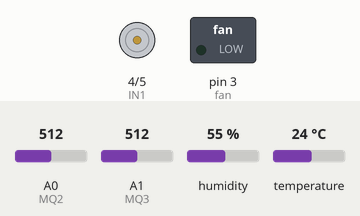
Bench run of a sketch on a simulated Arduino Uno, built with avr-gcc and run on an emulated ATmega328P. On the bench: motor-driver pin pairs drawn as motors (green arrow = first pin HIGH = forward, orange = second pin HIGH = backward, longer = more drive), switched loads named in the sketch (green lamp = pin HIGH). Inputs (shaded band) come from the test bench; at power-on: A0 (MQ2) = 512, A1 (MQ3) = 512, humidity 55 %, temperature 24 °C. What the sketch prints to the serial monitor is not drawn.

Above: at 21.6 s.
Timing chart, 0 to 27.2 s (numbered marks = the images above):
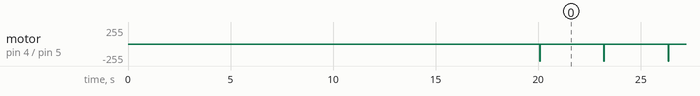

Measured:
- by itself, motor on pin 4 (IN1) / pin 5 (IN2): alternates backward 255/255 for 0.02 s and stopped for 3.1 s

The sketch:

IPC067.ino
```cpp
// (licence header left out)
// We will use 2 pins for sending Signals
/*
 * IN1 IN2 - DATA
 *  0   0    No Data
 *  1   0    Smoke Sence
 *  0   1    Alcohol Sence
 *  1   1    Fire Sence
 */

// Supporting Libraries
#include <dht.h>

dht DHT;
#define dht11Pin 2
#define fan 3
#define MQ2 A0 // #define MQ2 (0)
#define MQ3 A1

#define IN1 4
#define IN2 5

#define Sober 120
#define Drunk 400

float sensorValue1;
float sensorValue2;

void setup(){

  Serial.begin(9600);

  pinMode(MQ2,INPUT); // We can remove this
  pinMode(fan,OUTPUT);

  pinMode(IN1,OUTPUT);
  pinMode(IN2,OUTPUT);

  digitalWrite(fan,0);
  digitalWrite(IN1,0);
  digitalWrite(IN2,0);

  Serial.println("Gas sensor is warming up!");
  Serial.println("MQ3 warming up!");
  delay(20000);
}

void loop(){

  sensorValue2 = analogRead(MQ2);
  int chk = DHT.read11(dht11Pin);

  Serial.print("Sensor Value: ");
  Serial.print(sensorValue2);

  Serial.print("Temp: ");
  Serial.print(DHT.temperature);
  Serial.print(" | Humi:");
  Serial.println(DHT.humidity);

  if((DHT.temperature)>=35){
    digitalWrite(fan,1);
  }
  else{
    digitalWrite(fan,0);
  }

  if((DHT.temperature)>=50 && (DHT.humidity)<=30 && sensorValue1 > 200){
    Serial.println("Fire Detected");
    sendDataToESP(1,1);
  }

  if(sensorValue1 > 200)
  {
    Serial.print(" | Smoke detected!");
    sendDataToESP(1,0);
  }

  sensorValue2 = analogRead(MQ3);
  Serial.print("Sensor Value: ");
  Serial.println(sensorValue2);

  Serial.println("");

  if (sensorValue2 < Sober) {
    Serial.println("  |  Status: Stone Cold Sober");
  } else if (sensorValue2 >= Sober && sensorValue2 < Drunk) {
    Serial.println("  |  Status: Drinking but within legal limits");
  } else {
    Serial.println("  |  Status: DRUNK");
    sendDataToESP(0,1);
  }

  Serial.print("Sensor 1 Value: ");
  Serial.print(sensorValue1);

  Serial.print("Sensor 2 Value: ");
  Serial.print(sensorValue2);

  delay(3000);
}

void sendDataToESP(int IN1d,int IN2d){
  if(IN1d==0 && IN2d==0){
    Serial.println("Everything is normal");
    digitalWrite(IN1,0);
    digitalWrite(IN2,0);
  }
  else if(IN1d==1 && IN2d==0){
    Serial.println("Smoke Detected");
    digitalWrite(IN1,1);
    digitalWrite(IN2,0);
  }
  if(IN1d==0 && IN2d==1){
    Serial.println("Alcohol Detected");
    digitalWrite(IN1,0);
    digitalWrite(IN2,1);
  }
  if(IN1d==1 && IN2d==1){
    Serial.println("Fire Detected");
    digitalWrite(IN1,1);
    digitalWrite(IN2,1);
  }
  else{
    Serial.println("Oops Wrong Command");
    digitalWrite(IN1,0);
    digitalWrite(IN2,0);
  }
}
```
